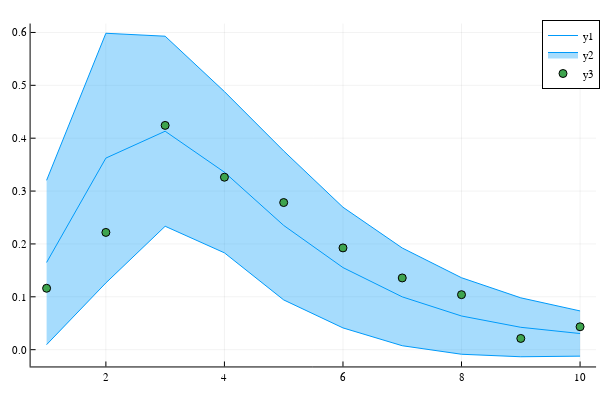
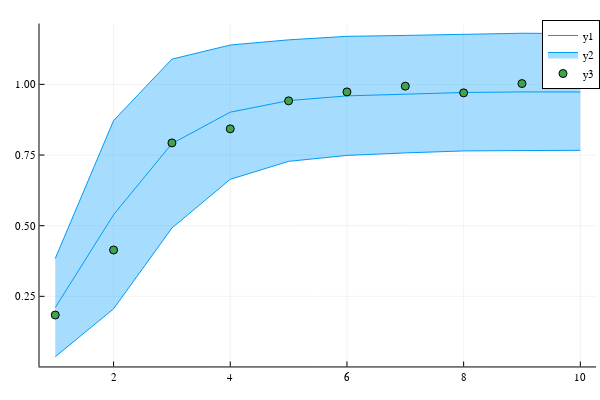

The notebook cell saved with these charts, in order:
### Code cell
new_parameter = copy(true_parameter)
new_parameter[1]=beta_max

plt1, plt2 = data_check_plot(problem, new_parameter, tobs, y_load)
display(plt1)
display(plt2)

### Figure 1 — Plotly figure (JSON) as saved in the notebook; plotly's stock layout.template omitted (floating-point values rounded to 4 significant figures)
{"data": [{"colorbar": {"title": ""}, "legendgroup": "y1", "line": {"color": "rgba(0, 154, 250, 1.000)", "dash": "solid", "shape": "linear", "width": 1}, "mode": "lines", "name": "y1", "showlegend": true, "type": "scatter", "x": [1, 2, 3, 4, 5, 6, 7, 8, 9, 10], "xaxis": "x", "y": [0.165, 0.3624, 0.4132, 0.3357, 0.235, 0.1553, 0.09989, 0.06371, 0.04233, 0.03052], "yaxis": "y", "zmax": null, "zmin": null}, {"colorbar": {"title": ""}, "legendgroup": "y2", "line": {"color": "rgba(0, 154, 250, 1.000)", "dash": "solid", "shape": "linear", "width": 1}, "mode": "lines", "name": "y2", "showlegend": false, "type": "scatter", "x": [1, 2, 3, 4, 5, 6, 7, 8, 9, 10], "xaxis": "x", "y": [0.3204, 0.5985, 0.5929, 0.4882, 0.3759, 0.2694, 0.1923, 0.1361, 0.09804, 0.07328], "yaxis": "y", "zmax": null, "zmin": null}, {"colorbar": {"title": ""}, "fill": "tonexty", "fillcolor": "rgba(0, 154, 250, 0.350)", "legendgroup": "y2", "line": {"color": "rgba(0, 154, 250, 1.000)", "dash": "solid", "shape": "linear", "width": 1}, "mode": "lines", "name": "y2", "showlegend": true, "type": "scatter", "x": [1, 2, 3, 4, 5, 6, 7, 8, 9, 10], "xaxis": "x", "y": [0.00951, 0.1263, 0.2334, 0.1832, 0.09409, 0.04116, 0.007458, -0.008649, -0.01338, -0.01224], "yaxis": "y", "zmax": null, "zmin": null}, {"colorbar": {"title": ""}, "legendgroup": "y3", "marker": {"color": "rgba(62, 164, 78, 1.000)", "line": {"color": "rgba(0, 0, 0, 1.000)", "width": 1}, "size": 8, "symbol": "circle"}, "mode": "markers", "name": "y3", "showlegend": true, "type": "scatter", "x": [1, 2, 3, 4, 5, 6, 7, 8, 9, 10], "xaxis": "x", "y": [0.1161, 0.2218, 0.4242, 0.3262, 0.2783, 0.1925, 0.1357, 0.1041, 0.02125, 0.04334], "yaxis": "y", "zmax": null, "zmin": null}], "layout": {"annotations": [], "height": 400, "legend": {"bgcolor": "rgba(255, 255, 255, 1.000)", "bordercolor": "rgba(0, 0, 0, 1.000)", "borderwidth": 1, "font": {"color": "rgba(0, 0, 0, 1.000)", "family": "sans-serif", "size": 11}, "title": {"font": {"color": "rgba(0, 0, 0, 1.000)", "family": "sans-serif", "size": 15}, "text": ""}, "tracegroupgap": 0, "traceorder": "normal", "x": 1, "xanchor": "auto", "y": 1, "yanchor": "auto"}, "margin": {"b": 20, "l": 0, "r": 0, "t": 20}, "paper_bgcolor": "rgba(255, 255, 255, 1.000)", "plot_bgcolor": "rgba(255, 255, 255, 1.000)", "showlegend": true, "width": 600, "xaxis": {"anchor": "y", "domain": [0.05101, 0.9934], "gridcolor": "rgba(0, 0, 0, 0.100)", "gridwidth": 0.5, "linecolor": "rgba(0, 0, 0, 1.000)", "mirror": false, "range": [0.73, 10.27], "showgrid": true, "showline": true, "showticklabels": true, "tickangle": 0, "tickcolor": "rgb(0, 0, 0)", "tickfont": {"color": "rgba(0, 0, 0, 1.000)", "family": "sans-serif", "size": 11}, "tickmode": "array", "ticks": "inside", "ticktext": ["2", "4", "6", "8", "10"], "tickvals": [2, 4, 6, 8, 10], "title": "", "titlefont": {"color": "rgba(0, 0, 0, 1.000)", "family": "sans-serif", "size": 15}, "type": "-", "visible": true, "zeroline": false, "zerolinecolor": "rgba(0, 0, 0, 1.000)"}, "yaxis": {"anchor": "x", "domain": [0.03762, 0.9902], "gridcolor": "rgba(0, 0, 0, 0.100)", "gridwidth": 0.5, "linecolor": "rgba(0, 0, 0, 1.000)", "mirror": false, "range": [-0.03174, 0.6169], "showgrid": true, "showline": true, "showticklabels": true, "tickangle": 0, "tickcolor": "rgb(0, 0, 0)", "tickfont": {"color": "rgba(0, 0, 0, 1.000)", "family": "sans-serif", "size": 11}, "tickmode": "array", "ticks": "inside", "ticktext": ["0.0", "0.1", "0.2", "0.3", "0.4", "0.5", "0.6"], "tickvals": [0, 0.1, 0.2, 0.3, 0.4, 0.5, 0.6], "title": "", "titlefont": {"color": "rgba(0, 0, 0, 1.000)", "family": "sans-serif", "size": 15}, "type": "-", "visible": true, "zeroline": false, "zerolinecolor": "rgba(0, 0, 0, 1.000)"}}}

### Figure 2 — Plotly figure (JSON) as saved in the notebook; plotly's stock layout.template omitted (floating-point values rounded to 4 significant figures)
{"data": [{"colorbar": {"title": ""}, "legendgroup": "y1", "line": {"color": "rgba(0, 154, 250, 1.000)", "dash": "solid", "shape": "linear", "width": 1}, "mode": "lines", "name": "y1", "showlegend": true, "type": "scatter", "x": [1, 2, 3, 4, 5, 6, 7, 8, 9, 10], "xaxis": "x", "y": [0.21, 0.5389, 0.7905, 0.9017, 0.9426, 0.9593, 0.9654, 0.9714, 0.9734, 0.9731], "yaxis": "y", "zmax": null, "zmin": null}, {"colorbar": {"title": ""}, "legendgroup": "y2", "line": {"color": "rgba(0, 154, 250, 1.000)", "dash": "solid", "shape": "linear", "width": 1}, "mode": "lines", "name": "y2", "showlegend": false, "type": "scatter", "x": [1, 2, 3, 4, 5, 6, 7, 8, 9, 10], "xaxis": "x", "y": [0.3838, 0.872, 1.089, 1.139, 1.158, 1.17, 1.173, 1.178, 1.181, 1.18], "yaxis": "y", "zmax": null, "zmin": null}, {"colorbar": {"title": ""}, "fill": "tonexty", "fillcolor": "rgba(0, 154, 250, 0.350)", "legendgroup": "y2", "line": {"color": "rgba(0, 154, 250, 1.000)", "dash": "solid", "shape": "linear", "width": 1}, "mode": "lines", "name": "y2", "showlegend": true, "type": "scatter", "x": [1, 2, 3, 4, 5, 6, 7, 8, 9, 10], "xaxis": "x", "y": [0.03622, 0.2058, 0.4917, 0.6641, 0.7276, 0.7486, 0.7575, 0.7645, 0.7658, 0.7666], "yaxis": "y", "zmax": null, "zmin": null}, {"colorbar": {"title": ""}, "legendgroup": "y3", "marker": {"color": "rgba(62, 164, 78, 1.000)", "line": {"color": "rgba(0, 0, 0, 1.000)", "width": 1}, "size": 8, "symbol": "circle"}, "mode": "markers", "name": "y3", "showlegend": true, "type": "scatter", "x": [1, 2, 3, 4, 5, 6, 7, 8, 9, 10], "xaxis": "x", "y": [0.1839, 0.414, 0.7929, 0.8426, 0.9418, 0.9733, 0.9937, 0.97, 1.003, 1.006], "yaxis": "y", "zmax": null, "zmin": null}], "layout": {"annotations": [], "height": 400, "legend": {"bgcolor": "rgba(255, 255, 255, 1.000)", "bordercolor": "rgba(0, 0, 0, 1.000)", "borderwidth": 1, "font": {"color": "rgba(0, 0, 0, 1.000)", "family": "sans-serif", "size": 11}, "title": {"font": {"color": "rgba(0, 0, 0, 1.000)", "family": "sans-serif", "size": 15}, "text": ""}, "tracegroupgap": 0, "traceorder": "normal", "x": 1, "xanchor": "auto", "y": 1, "yanchor": "auto"}, "margin": {"b": 20, "l": 0, "r": 0, "t": 20}, "paper_bgcolor": "rgba(255, 255, 255, 1.000)", "plot_bgcolor": "rgba(255, 255, 255, 1.000)", "showlegend": true, "width": 600, "xaxis": {"anchor": "y", "domain": [0.06582, 0.9934], "gridcolor": "rgba(0, 0, 0, 0.100)", "gridwidth": 0.5, "linecolor": "rgba(0, 0, 0, 1.000)", "mirror": false, "range": [0.73, 10.27], "showgrid": true, "showline": true, "showticklabels": true, "tickangle": 0, "tickcolor": "rgb(0, 0, 0)", "tickfont": {"color": "rgba(0, 0, 0, 1.000)", "family": "sans-serif", "size": 11}, "tickmode": "array", "ticks": "inside", "ticktext": ["2", "4", "6", "8", "10"], "tickvals": [2, 4, 6, 8, 10], "title": "", "titlefont": {"color": "rgba(0, 0, 0, 1.000)", "family": "sans-serif", "size": 15}, "type": "-", "visible": true, "zeroline": false, "zerolinecolor": "rgba(0, 0, 0, 1.000)"}, "yaxis": {"anchor": "x", "domain": [0.03762, 0.9902], "gridcolor": "rgba(0, 0, 0, 0.100)", "gridwidth": 0.5, "linecolor": "rgba(0, 0, 0, 1.000)", "mirror": false, "range": [0.001874, 1.215], "showgrid": true, "showline": true, "showticklabels": true, "tickangle": 0, "tickcolor": "rgb(0, 0, 0)", "tickfont": {"color": "rgba(0, 0, 0, 1.000)", "family": "sans-serif", "size": 11}, "tickmode": "array", "ticks": "inside", "ticktext": ["0.25", "0.50", "0.75", "1.00"], "tickvals": [0.25, 0.5, 0.75, 1], "title": "", "titlefont": {"color": "rgba(0, 0, 0, 1.000)", "family": "sans-serif", "size": 15}, "type": "-", "visible": true, "zeroline": false, "zerolinecolor": "rgba(0, 0, 0, 1.000)"}}}
